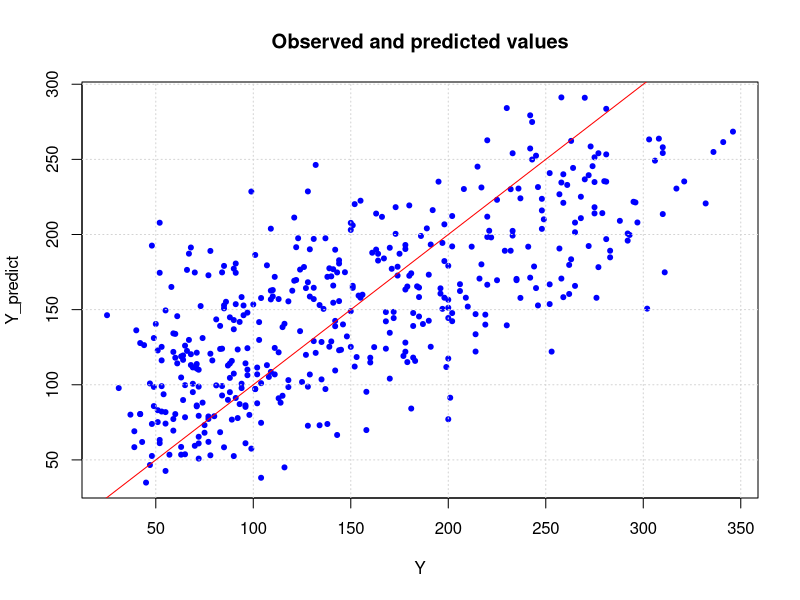
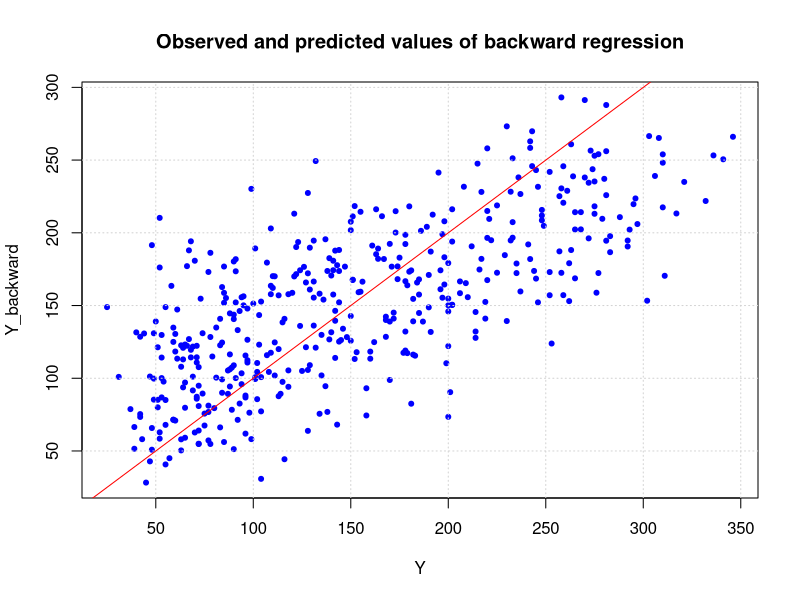
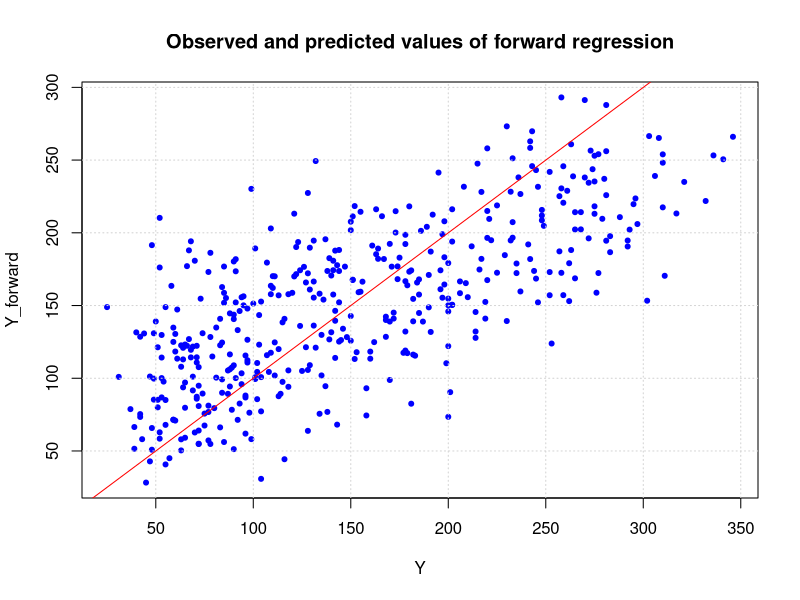
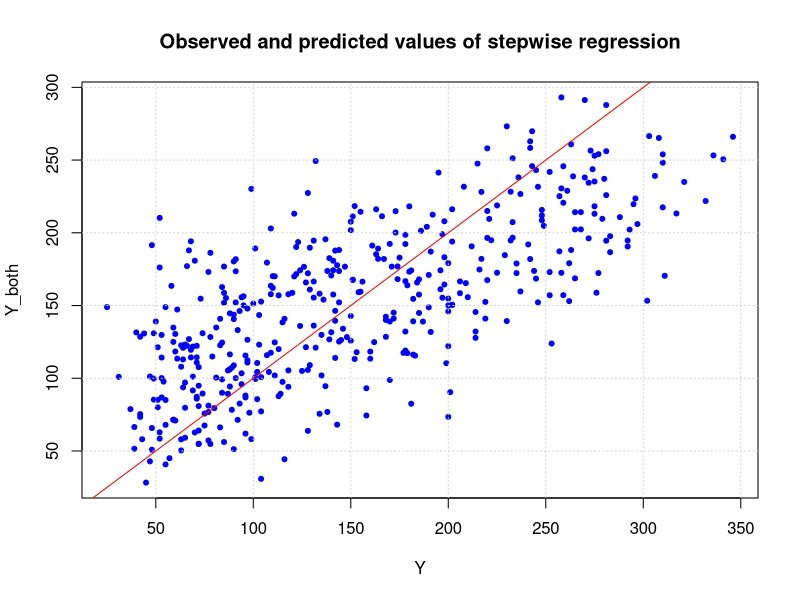
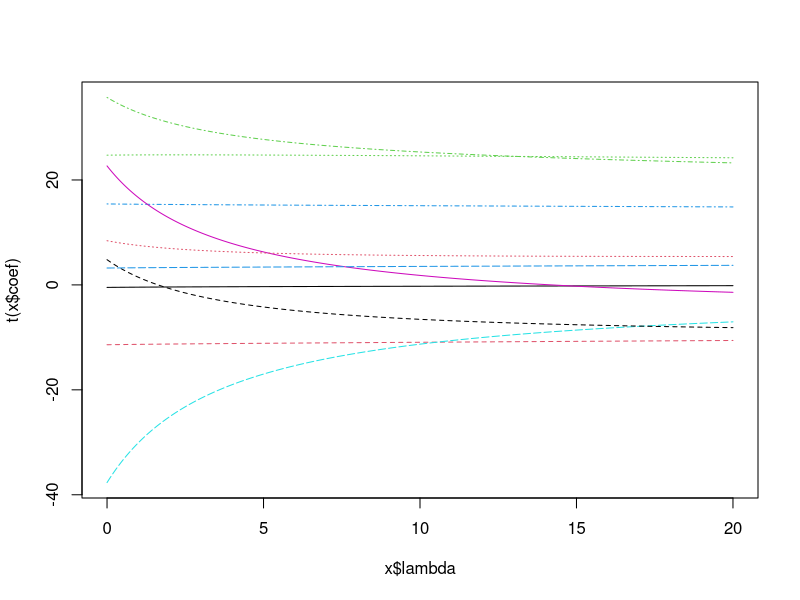
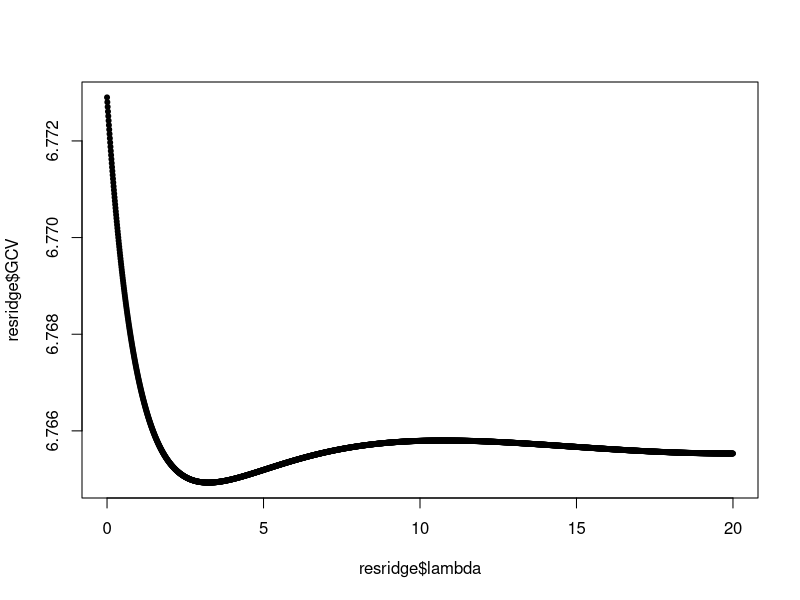

Write R code to recreate these figures, in order.
## ---- chunk 1
rm(list=ls()); graphics.off()
## ---- chunk 2
tab <- read.table("diabetes.txt", header=TRUE, sep="\t")
head(tab)
## ---- chunk 3
reg = lm(Y~., data=tab)
summary(reg)
## ---- chunk 4
Y <- tab$Y
Y_predict <- predict(reg, tab)

plot(Y, Y_predict, col="blue", pch=20, 
     main="Observed and predicted values")
grid()
abline(a=0, b=1, col="red")
## ---- chunk 5
regbackward = step(reg, direction="backward")
summary(regbackward)
## ---- chunk 6
Y_backward <- predict(regbackward, tab)

plot(Y, Y_backward, col="blue", pch=20, 
     main="Observed and predicted values of backward regression")
grid()
abline(a=0, b=1, col="red")
## ---- chunk 7
regforward = step(lm(Y~1, data=tab), list(upper=reg), direction="forward")
summary(regforward)
## ---- chunk 8
Y_forward <- predict(regforward, tab)

plot(Y, Y_forward, col="blue", pch=20, 
     main="Observed and predicted values of forward regression")
grid()
abline(a=0, b=1, col="red")
## ---- chunk 9
regboth = step(reg, direction="both")
summary(regboth)
## ---- chunk 10
Y_both <- predict(regboth, tab)

plot(Y, Y_both, col="blue", pch=20, 
     main="Observed and predicted values of stepwise regression")
grid()
abline(a=0, b=1, col="red")
## ---- chunk 11
library(MASS)
resridge = lm.ridge(Y~., data=tab, lambda=seq(0,20,0.01))
## ---- chunk 12
plot(resridge)
## ---- chunk 13
plot(resridge$lambda, resridge$GCV, pch=20)
best_lambda <- as.numeric(names(which.min(resridge$GCV)))
print(paste("Best lambda:", best_lambda))
## ---- chunk 14
best_resridge = lm.ridge(Y~., data=tab, lambda=best_lambda)
## ---- chunk 15
# Values of the coefficients in the "rescaling framework"
best_resridge$coef
## ---- chunk 16
# Values of the coefficients in the initial framework
coef(best_resridge)
## ---- chunk 17

## ---- chunk 18

## ---- chunk 19

